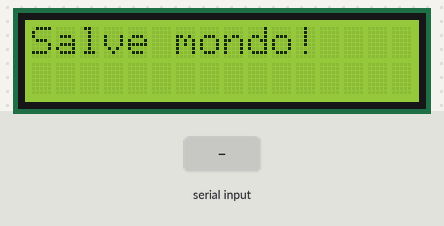
Bench run of a sketch on a simulated Arduino Uno, built with avr-gcc and run on an emulated ATmega328P. Parts: 16×2 character LCD. The inputs (shaded band) are chosen by the test bench.

Above: at 1.2 s.
1.3 s: byte 30 received over Serial
2.8 s: byte 90 received over Serial
At 4.0 s:
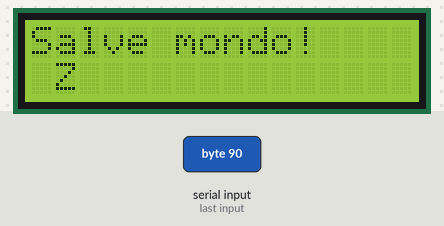
4.3 s: byte 120 received over Serial
At 5.1 s:
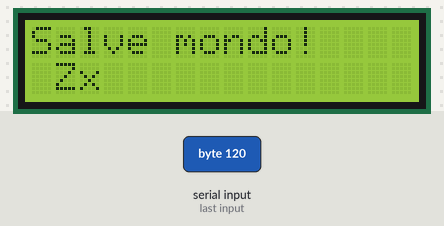
5.8 s: byte 30 received over Serial
7.3 s: byte 90 received over Serial
At 8.5 s:
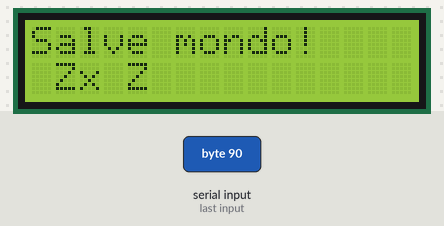
8.8 s: byte 120 received over Serial
At 9.8 s:
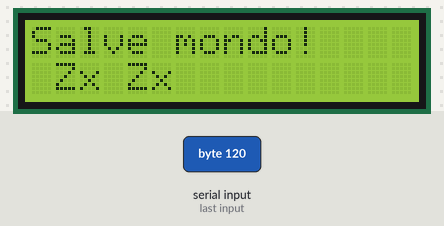
Timing chart, 0 to 11.3 s (numbered marks = the images above; inputs shaded):
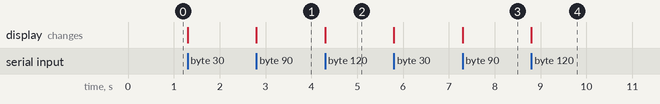

The sketch:

Ejercicio5.ino
```cpp
    #include <LiquidCrystal.h>

    LiquidCrystal lcd(12, 11, 5, 4, 3, 2);
      int i =0;
    void setup() {
      Serial.begin(9600);

       //impostiamo il numero di colonne ed il numero di righe di lcd
      lcd.begin(16, 2);
      // Visualizzo il messaggio sul display
      lcd.print("Salve mondo!");
    }

    void loop() {

      while (Serial.available()){
        char inChar = (char)Serial.read();
        lcd.setCursor(i,1);
        lcd.print(inChar);
        i=i+1;
        if (i==16){
          i=0;
        }
      }
    }
```

Measured:
- after the input at 2.8 s, the display: changes at once (image 1)
- after the input at 4.3 s, the display: changes at once (image 2)
- after the input at 7.3 s, the display: changes at once (image 3)
- after the input at 8.8 s, the display: changes at once (image 4)
